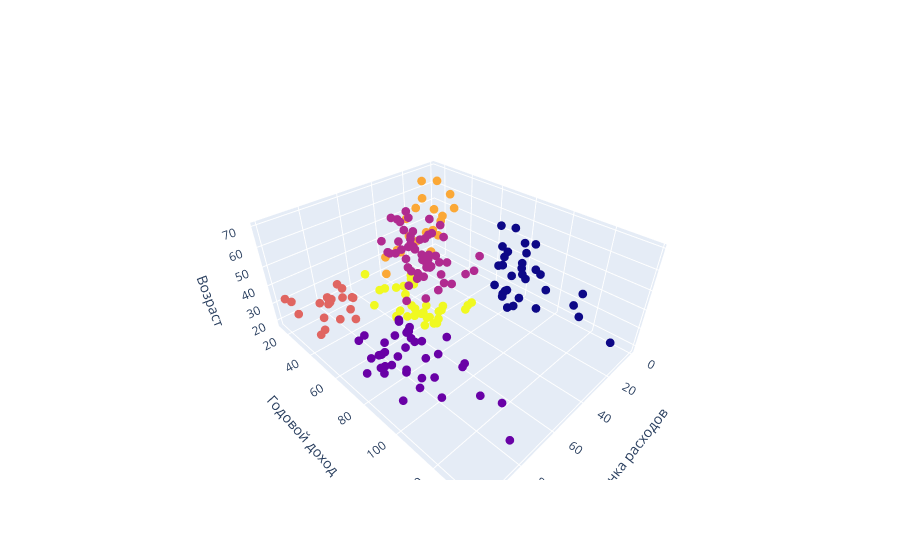

Notebook code cell kept with this figure:
### Code cell
import plotly.graph_objects as go

def viz_cluster_3d():
    fig = go.Figure(data=[go.Scatter3d(
        x=df['spending_score'],
        y=df['annual_income'],
        z=df['age'],
        mode='markers',
        marker_color=df['cluster'],
        marker_size=3,
    )])
    fig.update_layout(
        scene=dict(
            xaxis_title='Оценка расходов',
            yaxis_title='Годовой доход',
            zaxis_title='Возраст'
        ),
        legend_title_text='Кластеры'
    )
    
    fig.show()

viz_cluster_3d()

### Figure 1 — Plotly figure (JSON) as saved in the notebook; plotly's stock layout.template omitted (floating-point values rounded to 4 significant figures; data arrays with more than 128 entries replaced by an {"elided": "..."} marker saying what was removed)
{"data": [{"marker": {"color": {"elided": "200 int values"}, "size": 3}, "mode": "markers", "type": "scatter3d", "x": {"elided": "200 int values"}, "y": {"elided": "200 int values"}, "z": {"elided": "200 int values"}}], "layout": {"autosize": true, "legend": {"title": {"text": "Кластеры"}}, "scene": {"aspectmode": "auto", "aspectratio": {"x": 1.148, "y": 1.429, "z": 0.6093}, "camera": {"center": {"x": 0, "y": 0, "z": 0}, "eye": {"x": 1.262, "y": 1.262, "z": 1.262}, "projection": {"type": "perspective"}, "up": {"x": 0, "y": 0, "z": 1}}, "xaxis": {"title": {"text": "Оценка расходов"}, "type": "linear"}, "yaxis": {"title": {"text": "Годовой доход"}, "type": "linear"}, "zaxis": {"title": {"text": "Возраст"}, "type": "linear"}}}}
